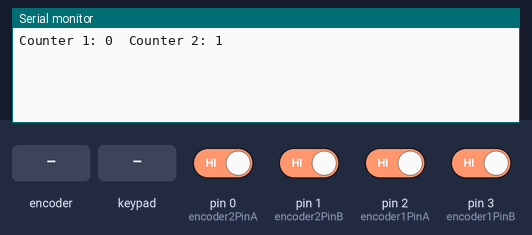
Simulated run of this sketch. Board: Arduino Leonardo, built with avr-gcc and run on an emulated ATmega32U4. Parts: the last lines printed to the serial monitor. Wiring (inferred from the names in the program): 3×3 keypad with keys 1 2 3 4 5 6 7 8 9 (labels assumed): rows pin 4, pin 5, pin 6; columns pin 7, pin 8, pin 9. The test bench sets the inputs (shaded band); at power-on: pin 0 (encoder2PinA), pin 1 (encoder2PinB), pin 2 (encoder1PinA), pin 3 (encoder1PinB) HIGH. USB keyboard and mouse output is not drawn.

Above: at 1.2 s.
1.3 s: rotary encoder on pin 0 (encoder2PinA) / pin 3 (encoder1PinB) turned 1 step (first pin leading)
At 2.5 s:
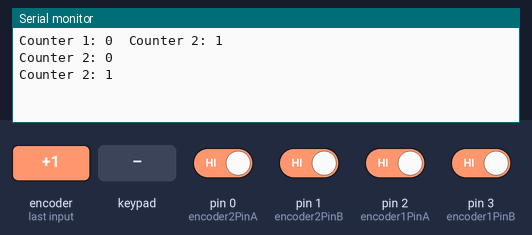
3.0 s: pin 2 (encoder1PinA) driven LOW
At 3.5 s:
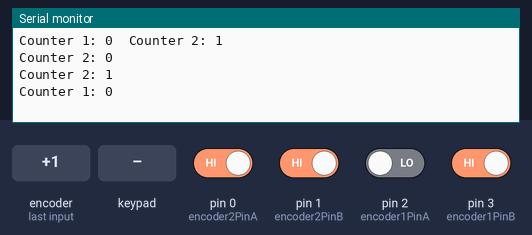
4.5 s: key '1' pressed
At 5.5 s:
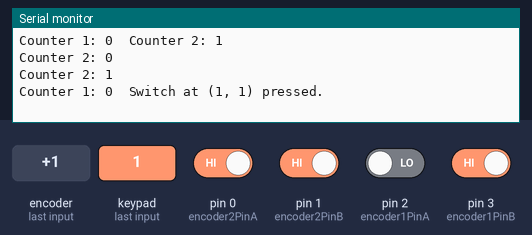
6.0 s: keypad keys 4 5 6 pressed 0.4 s apart
At 7.2 s:
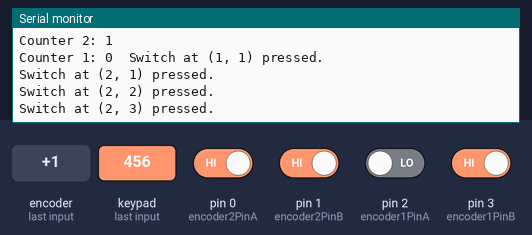
8.7 s: key '2' pressed
At 9.9 s:
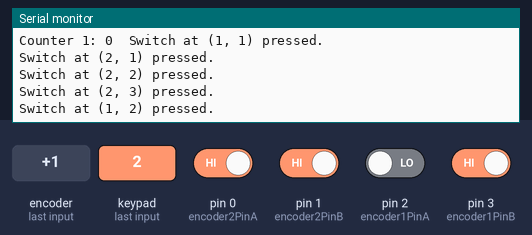
10.2 s: keypad keys 7 8 9 pressed 0.4 s apart
At 11.6 s:
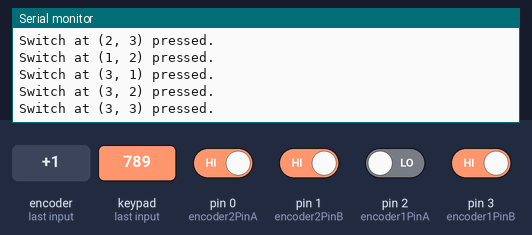
Timing chart, 0 to 13.2 s (numbered marks = the images above; inputs shaded):
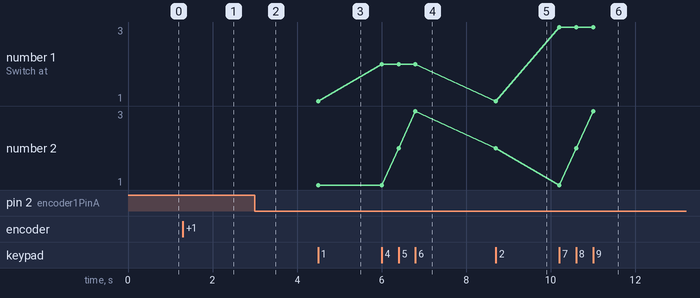

Measured:
- after the input at 1.3 s, the serial monitor: prints a new line at once (image 1)
- after the input at 3.0 s, the serial monitor: prints a new line at once (image 2)
- after the input at 4.5 s, the serial monitor: prints a new line at once (image 3)
- after the input at 6.0 s, the serial monitor: prints a new line at once (image 4)
- after the input at 8.7 s, the serial monitor: prints a new line at once (image 5)
- after the input at 10.2 s, the serial monitor: prints a new line at once (image 6)
- plotted number 1: 1 → 2 after the input at 6.0 s, 1 → 3 after the input at 10.2 s
- plotted number 2: 1 → 3 after the input at 6.0 s, 2 → 3 after the input at 10.2 s

The sketch:

firware.ino
```cpp
#include <Arduino.h>
#include <Keyboard.h>

#define Key_Volume_Up 0xE9
#define Key_Volume_Down 0xEA
// Define the encoder pins.
const int encoder1PinA = 2;
const int encoder1PinB = 3;
const int encoder2PinA = 0;
const int encoder2PinB = 1;

// Define switch matrix pins.
const int rowPins[] = {4, 5, 6};
const int colPins[] = {7, 8, 9};
const int numRows = 3;
const int numCols = 3;

// Variables for encoders.
int counter1 = 0;
int encoder1PreviousState = LOW;
int counter2 = 0;
int encoder2PreviousState = LOW;

// Variables for switch matrix.
bool switchStates[numRows][numCols] = {false};

void setup() {
  Serial.begin(115200);

  // Set encoder pins as inputs with pull-up resistors.
  pinMode(encoder1PinA, INPUT_PULLUP);
  pinMode(encoder1PinB, INPUT_PULLUP);
  pinMode(encoder2PinA, INPUT_PULLUP);
  pinMode(encoder2PinB, INPUT_PULLUP);

  // Set switch matrix row pins as outputs.
  for (int i = 0; i < numRows; i++) {
    pinMode(rowPins[i], OUTPUT);
    digitalWrite(rowPins[i], HIGH); // Initialize rows HIGH.
  }

  // Set switch matrix column pins as inputs with pull-up resistors.
  for (int i = 0; i < numCols; i++) {
    pinMode(colPins[i], INPUT_PULLUP);
  }

  // Initialize Keyboard library
  Keyboard.begin();
}

void loop() {
  // Handle Encoder 1.
  int encoder1CurrentState = digitalRead(encoder1PinA);
  if (encoder1CurrentState != encoder1PreviousState) {
    if (digitalRead(encoder1PinB) == encoder1CurrentState) {
      // Increase volume
      Keyboard.print(0xE0,0x32);
      delay(10); // Small delay
      Keyboard.releaseAll();
    } else {
      // Decrease volume
      Keyboard.press(Key_Volume_Down);
      delay(10); // Small delay
      Keyboard.releaseAll();
    }
    Serial.print("Counter 1: ");
    Serial.print(counter1);
    Serial.print("  ");
  }
  encoder1PreviousState = encoder1CurrentState;

  // Handle Encoder 2.
  int encoder2CurrentState = digitalRead(encoder2PinA);
  if (encoder2CurrentState != encoder2PreviousState) {
    if (digitalRead(encoder2PinB) == encoder2CurrentState) {
      counter2++;
    } else {
      counter2--;
    }
    Serial.print("Counter 2: ");
    Serial.println(counter2);
  }
  encoder2PreviousState = encoder2CurrentState;

  // Scan the switch matrix.
  for (int row = 0; row < numRows; row++) {
    digitalWrite(rowPins[row], LOW);

    for (int col = 0; col < numCols; col++) {
      if (digitalRead(colPins[col]) == LOW) {
        if (!switchStates[row][col]) {
          Serial.print("Switch at (");
          Serial.print(row + 1); // Row and column are 1-indexed.
          Serial.print(", ");
          Serial.print(col + 1);
          Serial.println(") pressed.");
          switchStates[row][col] = true;
        }
      } else {
        switchStates[row][col] = false;
      }
    }
    digitalWrite(rowPins[row], HIGH);
  }
}
```
